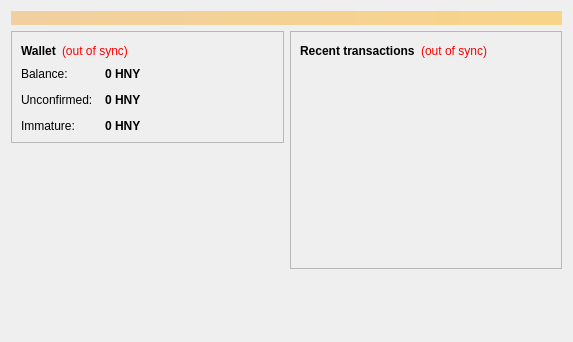
<?xml version="1.0" encoding="UTF-8"?>
<ui version="4.0">
 <class>OverviewPage</class>
 <widget class="QWidget" name="OverviewPage">
  <property name="geometry">
   <rect>
    <x>0</x>
    <y>0</y>
    <width>573</width>
    <height>342</height>
   </rect>
  </property>
  <property name="windowTitle">
   <string>Form</string>
  </property>
  <layout class="QVBoxLayout" name="topLayout">
   <item>
    <widget class="QLabel" name="labelAlerts">
     <property name="visible">
      <bool>false</bool>
     </property>
     <property name="styleSheet">
      <string notr="true">background-color: qlineargradient(x1: 0, y1: 0, x2: 1, y2: 0, stop:0 #F0D0A0, stop:1 #F8D488); color:#000000;</string>
     </property>
     <property name="wordWrap">
      <bool>true</bool>
     </property>
     <property name="margin">
      <number>3</number>
     </property>
    </widget>
   </item>
   <item>
    <layout class="QHBoxLayout" name="horizontalLayout" stretch="1,1">
     <item>
      <layout class="QVBoxLayout" name="verticalLayout_2">
       <item>
        <widget class="QFrame" name="frame">
         <property name="frameShape">
          <enum>QFrame::StyledPanel</enum>
         </property>
         <property name="frameShadow">
          <enum>QFrame::Raised</enum>
         </property>
         <layout class="QVBoxLayout" name="verticalLayout_4">
          <item>
           <layout class="QHBoxLayout" name="horizontalLayout_4">
            <item>
             <widget class="QLabel" name="label_5">
              <property name="font">
               <font>
                <weight>75</weight>
                <bold>true</bold>
               </font>
              </property>
              <property name="text">
               <string>Wallet</string>
              </property>
             </widget>
            </item>
            <item>
             <widget class="QLabel" name="labelWalletStatus">
              <property name="toolTip">
               <string>The displayed information may be out of date. Your wallet automatically synchronizes with the Honeycomb network after a connection is established, but this process has not completed yet.</string>
              </property>
              <property name="styleSheet">
               <string notr="true">QLabel { color: red; }</string>
              </property>
              <property name="text">
               <string notr="true">(out of sync)</string>
              </property>
              <property name="alignment">
               <set>Qt::AlignLeading|Qt::AlignLeft|Qt::AlignVCenter</set>
              </property>
             </widget>
            </item>
            <item>
             <spacer name="horizontalSpacer_2">
              <property name="orientation">
               <enum>Qt::Horizontal</enum>
              </property>
              <property name="sizeHint" stdset="0">
               <size>
                <width>40</width>
                <height>20</height>
               </size>
              </property>
             </spacer>
            </item>
           </layout>
          </item>
          <item>
           <layout class="QFormLayout" name="formLayout_2">
            <property name="fieldGrowthPolicy">
             <enum>QFormLayout::AllNonFixedFieldsGrow</enum>
            </property>
            <property name="horizontalSpacing">
             <number>12</number>
            </property>
            <property name="verticalSpacing">
             <number>12</number>
            </property>
            <item row="0" column="0">
             <widget class="QLabel" name="label">
              <property name="text">
               <string>Balance:</string>
              </property>
             </widget>
            </item>
            <item row="0" column="1">
             <widget class="QLabel" name="labelBalance">
              <property name="font">
               <font>
                <weight>75</weight>
                <bold>true</bold>
               </font>
              </property>
              <property name="cursor">
               <cursorShape>IBeamCursor</cursorShape>
              </property>
              <property name="toolTip">
               <string>Your current balance</string>
              </property>
              <property name="text">
               <string notr="true">0 HNY</string>
              </property>
              <property name="textInteractionFlags">
               <set>Qt::LinksAccessibleByMouse|Qt::TextSelectableByKeyboard|Qt::TextSelectableByMouse</set>
              </property>
             </widget>
            </item>
            <item row="1" column="0">
             <widget class="QLabel" name="label_3">
              <property name="text">
               <string>Unconfirmed:</string>
              </property>
             </widget>
            </item>
            <item row="1" column="1">
             <widget class="QLabel" name="labelUnconfirmed">
              <property name="font">
               <font>
                <weight>75</weight>
                <bold>true</bold>
               </font>
              </property>
              <property name="cursor">
               <cursorShape>IBeamCursor</cursorShape>
              </property>
              <property name="toolTip">
               <string>Total of transactions that have yet to be confirmed, and do not yet count toward the current balance</string>
              </property>
              <property name="text">
               <string notr="true">0 HNY</string>
              </property>
              <property name="textInteractionFlags">
               <set>Qt::LinksAccessibleByMouse|Qt::TextSelectableByKeyboard|Qt::TextSelectableByMouse</set>
              </property>
             </widget>
            </item>
            <item row="2" column="0">
             <widget class="QLabel" name="labelImmatureText">
              <property name="text">
               <string>Immature:</string>
              </property>
             </widget>
            </item>
            <item row="2" column="1">
             <widget class="QLabel" name="labelImmature">
              <property name="font">
               <font>
                <weight>75</weight>
                <bold>true</bold>
               </font>
              </property>
              <property name="toolTip">
               <string>Mined balance that has not yet matured</string>
              </property>
              <property name="text">
               <string notr="true">0 HNY</string>
              </property>
              <property name="textInteractionFlags">
               <set>Qt::LinksAccessibleByMouse|Qt::TextSelectableByKeyboard|Qt::TextSelectableByMouse</set>
              </property>
             </widget>
            </item>
           </layout>
          </item>
         </layout>
        </widget>
       </item>
       <item>
        <spacer name="verticalSpacer">
         <property name="orientation">
          <enum>Qt::Vertical</enum>
         </property>
         <property name="sizeHint" stdset="0">
          <size>
           <width>20</width>
           <height>40</height>
          </size>
         </property>
        </spacer>
       </item>
      </layout>
     </item>
     <item>
      <layout class="QVBoxLayout" name="verticalLayout_3">
       <item>
        <widget class="QFrame" name="frame_2">
         <property name="frameShape">
          <enum>QFrame::StyledPanel</enum>
         </property>
         <property name="frameShadow">
          <enum>QFrame::Raised</enum>
         </property>
         <layout class="QVBoxLayout" name="verticalLayout">
          <item>
           <layout class="QHBoxLayout" name="horizontalLayout_2">
            <item>
             <widget class="QLabel" name="label_4">
              <property name="text">
               <string>&lt;b&gt;Recent transactions&lt;/b&gt;</string>
              </property>
             </widget>
            </item>
            <item>
             <widget class="QLabel" name="labelTransactionsStatus">
              <property name="toolTip">
               <string>The displayed information may be out of date. Your wallet automatically synchronizes with the Honeycomb network after a connection is established, but this process has not completed yet.</string>
              </property>
              <property name="styleSheet">
               <string notr="true">QLabel { color: red; }</string>
              </property>
              <property name="text">
               <string notr="true">(out of sync)</string>
              </property>
              <property name="alignment">
               <set>Qt::AlignRight|Qt::AlignTrailing|Qt::AlignVCenter</set>
              </property>
             </widget>
            </item>
            <item>
             <spacer name="horizontalSpacer">
              <property name="orientation">
               <enum>Qt::Horizontal</enum>
              </property>
              <property name="sizeHint" stdset="0">
               <size>
                <width>40</width>
                <height>20</height>
               </size>
              </property>
             </spacer>
            </item>
           </layout>
          </item>
          <item>
           <widget class="QListView" name="listTransactions">
            <property name="styleSheet">
             <string notr="true">QListView { background: transparent; }</string>
            </property>
            <property name="frameShape">
             <enum>QFrame::NoFrame</enum>
            </property>
            <property name="verticalScrollBarPolicy">
             <enum>Qt::ScrollBarAlwaysOff</enum>
            </property>
            <property name="horizontalScrollBarPolicy">
             <enum>Qt::ScrollBarAlwaysOff</enum>
            </property>
            <property name="selectionMode">
             <enum>QAbstractItemView::NoSelection</enum>
            </property>
           </widget>
          </item>
         </layout>
        </widget>
       </item>
       <item>
        <spacer name="verticalSpacer_2">
         <property name="orientation">
          <enum>Qt::Vertical</enum>
         </property>
         <property name="sizeHint" stdset="0">
          <size>
           <width>20</width>
           <height>40</height>
          </size>
         </property>
        </spacer>
       </item>
      </layout>
     </item>
    </layout>
   </item>
  </layout>
 </widget>
 <resources/>
 <connections/>
</ui>
